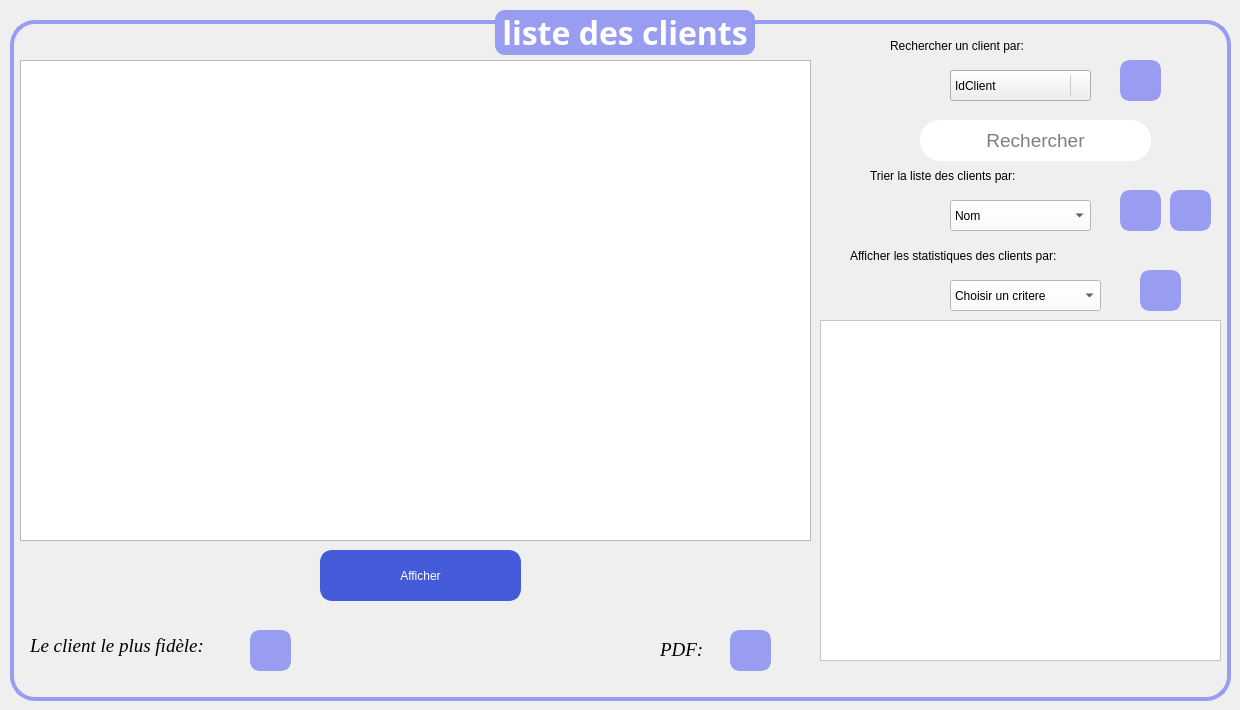
      <widget class="QWidget" name="afficher">
       <attribute name="title">
        <string>Liste</string>
       </attribute>
       <widget class="QGroupBox" name="groupBox_2">
        <property name="geometry">
         <rect>
          <x>10</x>
          <y>10</y>
          <width>1221</width>
          <height>691</height>
         </rect>
        </property>
        <property name="font">
         <font>
          <family>Trebuchet MS</family>
          <pointsize>24</pointsize>
          <bold>true</bold>
         </font>
        </property>
        <property name="styleSheet">
         <string notr="true">/* Style de base pour la QGroupBox */
QGroupBox {
    border: 4px solid #999DF2; /* Bordure de la même couleur que le fond du titre */
    border-radius: 25px; /* Coins arrondis */
    margin-top: 10px; /* Marge en haut */
}

/* Style du titre de la QGroupBox */
QGroupBox::title {
    subcontrol-origin: margin;
    subcontrol-position: top center;
    padding: 0 3px;
    background-color: #999DF2; /* Fond remplacé par #999DF2 */
    color: #ffffff; /* Texte blanc pour le titre */
    border-radius: 10px; /* Coins arrondis du titre */
}

/* Style des QLabel à l'intérieur de la QGroupBox */
QLabel {
    color: #000000; /* Couleur du texte */
}

/* Style des QRadioButton à l'intérieur de la QGroupBox */
QRadioButton {
    color: #333333; /* Couleur du texte */
}

/* Style des QComboBox à l'intérieur de la QGroupBox */
QComboBox {
    background-color: #ffffff; /* Fond blanc */
    color: #333333; /* Couleur du texte */
    border: 1px solid #3498db; /* Bordure bleue */
    border-radius: 3px; /* Coins arrondis */
    padding: 2px; /* Espacement interne */
}

/* Style des QLineEdit à l'intérieur de la QGroupBox */
QLineEdit {
    background-color: #ffffff; /* Fond blanc */
    color: #333333; /* Couleur du texte */
    border: 1px solid #3498db; /* Bordure bleue */
    border-radius: 3px; /* Coins arrondis */
    padding: 2px; /* Espacement interne */
}

/* Style des QSpinBox à l'intérieur de la QGroupBox */
QSpinBox {
    background-color: #ffffff; /* Fond blanc */
    color: #333333; /* Couleur du texte */
    border: 1px solid #3498db; /* Bordure bleue */
    border-radius: 3px; /* Coins arrondis */
    padding: 2px; /* Espacement interne */
}

/* Style général pour les widgets lorsqu'ils sont désactivés */
QWidget:disabled {
    background-color: #f0f0f0; /* Fond gris clair pour les widgets désactivés */
    color: #a0a0a0; /* Couleur du texte grise pour les widgets désactivés */
}</string>
        </property>
        <property name="title">
         <string>liste des clients</string>
        </property>
        <property name="alignment">
         <set>Qt::AlignmentFlag::AlignCenter</set>
        </property>
        <widget class="QTableView" name="tableView">
         <property name="geometry">
          <rect>
           <x>10</x>
           <y>50</y>
           <width>791</width>
           <height>481</height>
          </rect>
         </property>
         <property name="styleSheet">
          <string notr="true">background-color: rgb(255, 255, 255);
image: url(:/c/cc.png);
image: url(:/c/cc.png);
image: url(:/c/cc.png);
image: url(:/c/cc.png);
QTableWidget {
    font-family: Arial, sans-serif;
    font-size: 14px;
    background-color: #ffffff;
    border: 1px solid #cccccc;
}

QTableWidget::item {
    padding: 10px;
}

QHeaderView::section {
    font-weight: bold;
    color: #333333;
    background-color: #f5f5f5;
    border-bottom: 1px solid #cccccc;
}


</string>
         </property>
        </widget>
        <widget class="QPushButton" name="pushButton_afficher">
         <property name="geometry">
          <rect>
           <x>310</x>
           <y>540</y>
           <width>201</width>
           <height>51</height>
          </rect>
         </property>
         <property name="styleSheet">
          <string notr="true">/* Style de base pour le QPushButton */
QPushButton {
    background-color: #435AD9;  /* Bleu vif pour un look frais et moderne */
    color: #ffffff;              /* Texte blanc */
    border: 3px solid #435AD9;  /* Bordure de la même couleur que le fond */
    border-radius: 12px;        /* Coins arrondis */
    padding: 8px 12px;          /* Espacement interne */
    font: 75 18pt &quot;Times New Roman&quot;; /* Police en gras */
}

/* Style du QPushButton lorsqu'il est survolé */
QPushButton:hover {
    background-color: #5f7cd8;   /* Bleu plus clair au survol */
    border: 3px solid #5f7cd8;   /* Bordure de la même couleur que le fond survolé */
}

/* Style du QPushButton lorsqu'il est pressé (clic) */
QPushButton:pressed {
    background-color: #3b4fbf;   /* Bleu foncé au clic */
    border: 3px solid #435AD9;   /* Garder la bordure de la couleur d'origine */
}

/* Style du QPushButton lorsqu'il est en focus (tabulation) */
QPushButton:focus {
    outline: none;               /* Supprimer le contour par défaut */
    border: 2px solid #2e8a56;  /* Bordure plus foncée lorsqu'en focus */
}

/* Style du QPushButton lorsqu'il est désactivé */
QPushButton:disabled {
    background-color: #b0b0b0;   /* Fond gris clair pour les boutons désactivés */
    color: #707070;              /* Couleur du texte grise pour les boutons désactivés */
    border: 2px solid #b0b0b0;   /* Bordure grise pour les boutons désactivés */
}

/* Style général pour les widgets lorsqu'ils sont désactivés */
QWidget:disabled {
    background-color: #f0f0f0;   /* Fond gris clair pour les widgets désactivés */
    color: #a0a0a0;              /* Couleur du texte grise pour les widgets désactivés */
}
</string>
         </property>
         <property name="text">
          <string>Afficher</string>
         </property>
        </widget>
        <widget class="QGraphicsView" name="graphicsView_chart">
         <property name="geometry">
          <rect>
           <x>810</x>
           <y>310</y>
           <width>401</width>
           <height>341</height>
          </rect>
         </property>
         <property name="styleSheet">
          <string notr="true">background-color: rgb(255, 255, 255);</string>
         </property>
        </widget>
        <widget class="QLabel" name="label_23">
         <property name="geometry">
          <rect>
           <x>840</x>
           <y>230</y>
           <width>371</width>
           <height>31</height>
          </rect>
         </property>
         <property name="styleSheet">
          <string notr="true">font: italic 14pt &quot;Times New Roman&quot;;
border-radius :15px</string>
         </property>
         <property name="text">
          <string>Afficher les statistiques des clients par:</string>
         </property>
        </widget>
        <widget class="QLabel" name="label_22">
         <property name="geometry">
          <rect>
           <x>860</x>
           <y>150</y>
           <width>271</width>
           <height>31</height>
          </rect>
         </property>
         <property name="styleSheet">
          <string notr="true">font: italic 14pt &quot;Times New Roman&quot;;
border-radius :15px</string>
         </property>
         <property name="text">
          <string>Trier la liste des clients par:</string>
         </property>
        </widget>
        <widget class="QPushButton" name="pushButton_trierParNom">
         <property name="geometry">
          <rect>
           <x>1110</x>
           <y>180</y>
           <width>41</width>
           <height>41</height>
          </rect>
         </property>
         <property name="styleSheet">
          <string notr="true">background-color: #999DF2; /* Nouveau bleu pour l'arrière-plan */
color: #000000; /* Texte blanc */
border: 5px solid #999DF2; /* Bordure de la même couleur que l'arrière-plan */
border-radius: 10px; /* Coins arrondis */
padding: 5px 10px; /* Espacement interne */
font: 15 8pt; /* Police avec un poids de 75 et taille de 15pt */
</string>
         </property>
         <property name="text">
          <string/>
         </property>
         <property name="icon">
          <iconset resource="ressource.qrc">
           <normaloff>:/img/6fa8be47-cec4-4270-ae1f-b0962243668d-removebg-preview.png</normaloff>:/img/6fa8be47-cec4-4270-ae1f-b0962243668d-removebg-preview.png</iconset>
         </property>
         <property name="iconSize">
          <size>
           <width>25</width>
           <height>25</height>
          </size>
         </property>
         <property name="autoRepeat">
          <bool>false</bool>
         </property>
         <property name="autoExclusive">
          <bool>false</bool>
         </property>
        </widget>
        <widget class="QPushButton" name="pushButton_trierParNom_3">
         <property name="geometry">
          <rect>
           <x>1160</x>
           <y>180</y>
           <width>41</width>
           <height>41</height>
          </rect>
         </property>
         <property name="styleSheet">
          <string notr="true">background-color: #999DF2; /* Nouveau bleu pour l'arrière-plan */
color: #000000; /* Texte blanc */
border: 5px solid #999DF2; /* Bordure de la même couleur que l'arrière-plan */
border-radius: 10px; /* Coins arrondis */
padding: 5px 10px; /* Espacement interne */
font: 15 8pt; /* Police avec un poids de 75 et taille de 15pt */
</string>
         </property>
         <property name="icon">
          <iconset resource="ressource.qrc">
           <normaloff>:/img/29abf6e7-23c4-4564-b07f-5229067fda50-removebg-preview.png</normaloff>:/img/29abf6e7-23c4-4564-b07f-5229067fda50-removebg-preview.png</iconset>
         </property>
         <property name="iconSize">
          <size>
           <width>25</width>
           <height>25</height>
          </size>
         </property>
         <property name="autoRepeat">
          <bool>false</bool>
         </property>
         <property name="autoExclusive">
          <bool>false</bool>
         </property>
        </widget>
        <widget class="QPushButton" name="pushButton_export_pdf">
         <property name="geometry">
          <rect>
           <x>720</x>
           <y>620</y>
           <width>41</width>
           <height>41</height>
          </rect>
         </property>
         <property name="styleSheet">
          <string notr="true">background-color: #999DF2; /* Nouveau bleu pour l'arrière-plan */
color: #ffffff; /* Texte blanc */
border: 5px solid #999DF2; /* Bordure de la même couleur que l'arrière-plan */
border-radius: 10px; /* Coins arrondis */
padding: 5px 10px; /* Espacement interne */
font: 75 15pt; /* Police avec un poids de 75 et taille de 15pt */
</string>
         </property>
         <property name="text">
          <string/>
         </property>
         <property name="icon">
          <iconset resource="ressource.qrc">
           <normaloff>:/img/WhatsApp_Image_2024-11-10_at_23.19.58-removebg-preview.png</normaloff>:/img/WhatsApp_Image_2024-11-10_at_23.19.58-removebg-preview.png</iconset>
         </property>
         <property name="iconSize">
          <size>
           <width>90</width>
           <height>90</height>
          </size>
         </property>
         <property name="autoRepeat">
          <bool>false</bool>
         </property>
        </widget>
        <widget class="QLabel" name="label_28">
         <property name="geometry">
          <rect>
           <x>20</x>
           <y>620</y>
           <width>221</width>
           <height>31</height>
          </rect>
         </property>
         <property name="font">
          <font>
           <family>Times New Roman</family>
           <pointsize>14</pointsize>
           <italic>true</italic>
          </font>
         </property>
         <property name="text">
          <string>Le client le plus fidèle:</string>
         </property>
        </widget>
        <widget class="QPushButton" name="pushButton_client_fidele">
         <property name="geometry">
          <rect>
           <x>240</x>
           <y>620</y>
           <width>41</width>
           <height>41</height>
          </rect>
         </property>
         <property name="styleSheet">
          <string notr="true">background-color: #999DF2; /* Nouveau bleu pour l'arrière-plan */
color: #ffffff; /* Texte blanc */
border: 5px solid #999DF2; /* Bordure de la même couleur que l'arrière-plan */
border-radius: 10px; /* Coins arrondis */
padding: 5px 10px; /* Espacement interne */
font: 75 15pt; /* Police avec un poids de 75 et taille de 15pt */
</string>
         </property>
         <property name="text">
          <string/>
         </property>
         <property name="icon">
          <iconset resource="ressource.qrc">
           <normaloff>:/img/fidelite-removebg-preview.png</normaloff>:/img/fidelite-removebg-preview.png</iconset>
         </property>
         <property name="iconSize">
          <size>
           <width>40</width>
           <height>40</height>
          </size>
         </property>
        </widget>
        <widget class="QLabel" name="label_29">
         <property name="geometry">
          <rect>
           <x>650</x>
           <y>630</y>
           <width>63</width>
           <height>20</height>
          </rect>
         </property>
         <property name="font">
          <font>
           <family>Times New Roman</family>
           <pointsize>14</pointsize>
           <italic>true</italic>
          </font>
         </property>
         <property name="text">
          <string>PDF:</string>
         </property>
        </widget>
       </widget>
       <widget class="QLineEdit" name="lineEdit_critereRecherche">
        <property name="geometry">
         <rect>
          <x>920</x>
          <y>120</y>
          <width>231</width>
          <height>41</height>
         </rect>
        </property>
        <property name="font">
         <font>
          <pointsize>14</pointsize>
         </font>
        </property>
        <property name="styleSheet">
         <string notr="true">background-color: rgb(255, 255, 255);
border-radius: 20px; </string>
        </property>
        <property name="alignment">
         <set>Qt::AlignmentFlag::AlignCenter</set>
        </property>
        <property name="placeholderText">
         <string>Rechercher</string>
        </property>
       </widget>
       <widget class="QPushButton" name="pushButtonRechercher_met">
        <property name="geometry">
         <rect>
          <x>1120</x>
          <y>60</y>
          <width>41</width>
          <height>41</height>
         </rect>
        </property>
        <property name="styleSheet">
         <string notr="true">background-color: #999DF2; /* Nouveau bleu pour l'arrière-plan */
color: #ffffff; /* Texte blanc */
border: 5px solid #999DF2; /* Bordure de la même couleur que l'arrière-plan */
border-radius: 10px; /* Coins arrondis */
padding: 5px 10px; /* Espacement interne */
font: 75 15pt; /* Police avec un poids de 75 et taille de 15pt */
</string>
        </property>
        <property name="text">
         <string/>
        </property>
        <property name="icon">
         <iconset resource="ressource.qrc">
          <normaloff>:/img/0b26b188-484e-4955-b620-a8405c76b74e-removebg-preview.png</normaloff>:/img/0b26b188-484e-4955-b620-a8405c76b74e-removebg-preview.png</iconset>
        </property>
        <property name="iconSize">
         <size>
          <width>25</width>
          <height>25</height>
         </size>
        </property>
        <property name="checkable">
         <bool>false</bool>
        </property>
        <property name="checked">
         <bool>false</bool>
        </property>
        <property name="autoRepeat">
         <bool>false</bool>
        </property>
        <property name="autoExclusive">
         <bool>false</bool>
        </property>
       </widget>
       <widget class="QPushButton" name="pushButton_tri_desc">
        <property name="geometry">
         <rect>
          <x>1140</x>
          <y>270</y>
          <width>41</width>
          <height>41</height>
         </rect>
        </property>
        <property name="styleSheet">
         <string notr="true">background-color: #999DF2; /* Nouveau bleu pour l'arrière-plan */
color: #ffffff; /* Texte blanc */
border: 5px solid #999DF2; /* Bordure de la même couleur que l'arrière-plan */
border-radius: 10px; /* Coins arrondis */
padding: 5px 10px; /* Espacement interne */
font: 75 15pt; /* Police avec un poids de 75 et taille de 15pt */
</string>
        </property>
        <property name="text">
         <string/>
        </property>
        <property name="icon">
         <iconset resource="ressource.qrc">
          <normaloff>:/img/8051f3d1-c574-4c63-b54e-83dfdd52aa02-removebg-preview.png</normaloff>:/img/8051f3d1-c574-4c63-b54e-83dfdd52aa02-removebg-preview.png</iconset>
        </property>
        <property name="iconSize">
         <size>
          <width>25</width>
          <height>25</height>
         </size>
        </property>
       </widget>
       <widget class="QComboBox" name="comboBox_critereRecherche">
        <property name="geometry">
         <rect>
          <x>950</x>
          <y>70</y>
          <width>141</width>
          <height>31</height>
         </rect>
        </property>
        <property name="styleSheet">
         <string notr="true">background-color: rgb(255, 255, 255);
QComboBox {
    border: 1px solid #ccc;
    border-radius: 5px;
    padding: 3px;
}
QComboBox::drop-down {
    border: none;
    subcontrol-origin: padding;
    subcontrol-position: top right;
    width: 20px;
    border-left: 1px solid #ccc;
    border-radius: 0 5px 5px 0;
}</string>
        </property>
        <item>
         <property name="text">
          <string>IdClient</string>
         </property>
        </item>
        <item>
         <property name="text">
          <string>Nom</string>
         </property>
        </item>
        <item>
         <property name="text">
          <string>Prenom</string>
         </property>
        </item>
        <item>
         <property name="text">
          <string>CIN</string>
         </property>
        </item>
       </widget>
       <widget class="QComboBox" name="comboBox_ordre">
        <property name="geometry">
         <rect>
          <x>950</x>
          <y>200</y>
          <width>141</width>
          <height>31</height>
         </rect>
        </property>
        <property name="styleSheet">
         <string notr="true">background-color: rgb(255, 255, 255);</string>
        </property>
        <item>
         <property name="text">
          <string>Nom</string>
         </property>
        </item>
       </widget>
       <widget class="QComboBox" name="comboBoxCritere">
        <property name="geometry">
         <rect>
          <x>950</x>
          <y>280</y>
          <width>151</width>
          <height>31</height>
         </rect>
        </property>
        <property name="styleSheet">
         <string notr="true">background-color: rgb(255, 255, 255);</string>
        </property>
        <item>
         <property name="text">
          <string>Choisir un critere</string>
         </property>
        </item>
        <item>
         <property name="text">
          <string>Genre</string>
         </property>
        </item>
       </widget>
       <widget class="QLabel" name="label_21">
        <property name="geometry">
         <rect>
          <x>890</x>
          <y>30</y>
          <width>241</width>
          <height>31</height>
         </rect>
        </property>
        <property name="styleSheet">
         <string notr="true">font: italic 14pt &quot;Times New Roman&quot;;
border-radius :15px</string>
        </property>
        <property name="text">
         <string>Rechercher un client par:</string>
        </property>
       </widget>
       <zorder>groupBox_2</zorder>
       <zorder>lineEdit_critereRecherche</zorder>
       <zorder>pushButton_tri_desc</zorder>
       <zorder>pushButtonRechercher_met</zorder>
       <zorder>comboBox_critereRecherche</zorder>
       <zorder>comboBox_ordre</zorder>
       <zorder>comboBoxCritere</zorder>
       <zorder>label_21</zorder>
      </widget>
